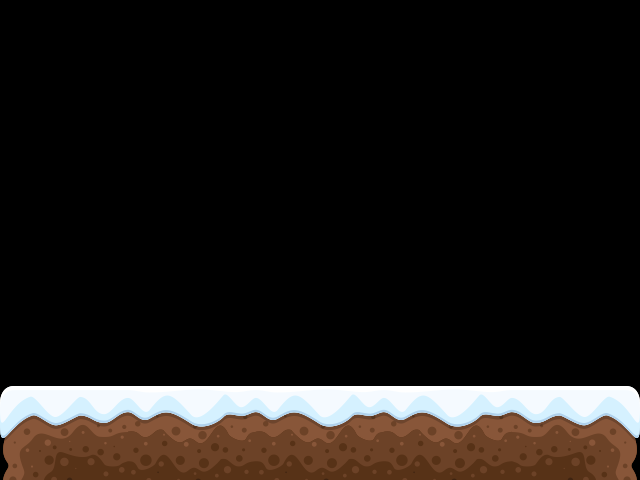

Rendered tile map (Tiled .tmx) drawn with the repository's tilesets; below, a short description and the map source with its tile grids summarised:
An orthogonal 20x15 tile map with 32x32 px tiles, 1 tile layer (Tile Layer 1).

<map version="1.0" orientation="orthogonal" renderorder="right-down" width="20" height="15" tilewidth="32" tileheight="32" nextobjectid="1">
 <tileset firstgid="1" name="tileset" tilewidth="32" tileheight="32">
  <image source="tileset.png" width="384" height="128" />
 </tileset>
 <layer name="Tile Layer 1" width="20" height="15">
  <data>[300 cells, 60 non-empty, 36 distinct tile ids]</data>
 </layer>
</map>
